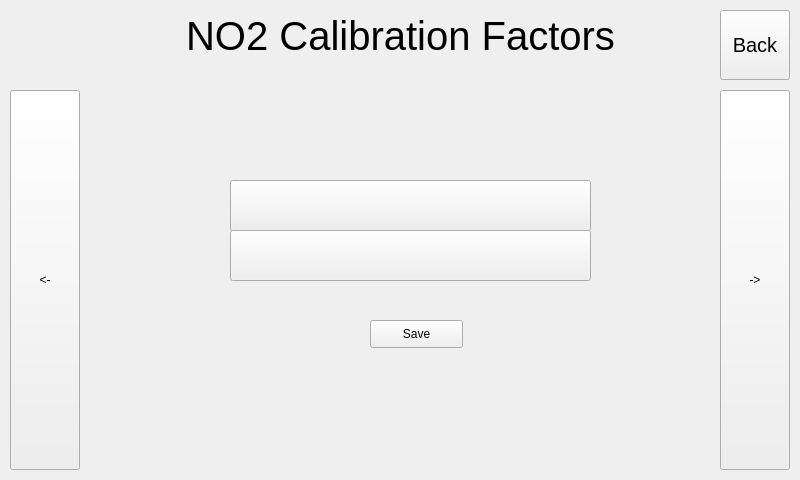
<?xml version="1.0" encoding="UTF-8"?>
<ui version="4.0">
 <class>NO2CalForm</class>
 <widget class="QWidget" name="NO2CalForm">
  <property name="geometry">
   <rect>
    <x>0</x>
    <y>0</y>
    <width>800</width>
    <height>480</height>
   </rect>
  </property>
  <property name="minimumSize">
   <size>
    <width>800</width>
    <height>480</height>
   </size>
  </property>
  <property name="maximumSize">
   <size>
    <width>800</width>
    <height>480</height>
   </size>
  </property>
  <property name="windowTitle">
   <string>Form</string>
  </property>
  <widget class="QPushButton" name="closeButton">
   <property name="geometry">
    <rect>
     <x>720</x>
     <y>10</y>
     <width>70</width>
     <height>70</height>
    </rect>
   </property>
   <property name="font">
    <font>
     <pointsize>15</pointsize>
    </font>
   </property>
   <property name="text">
    <string>Back</string>
   </property>
  </widget>
  <widget class="QLabel" name="zero">
   <property name="geometry">
    <rect>
     <x>170</x>
     <y>230</y>
     <width>481</width>
     <height>41</height>
    </rect>
   </property>
   <property name="font">
    <font>
     <pointsize>15</pointsize>
    </font>
   </property>
   <property name="text">
    <string>Zero: 0</string>
   </property>
   <property name="alignment">
    <set>Qt::AlignCenter</set>
   </property>
  </widget>
  <widget class="QPushButton" name="moveLeftButton">
   <property name="geometry">
    <rect>
     <x>10</x>
     <y>90</y>
     <width>70</width>
     <height>380</height>
    </rect>
   </property>
   <property name="text">
    <string>&lt;-</string>
   </property>
  </widget>
  <widget class="QPushButton" name="moveRightButton">
   <property name="geometry">
    <rect>
     <x>720</x>
     <y>90</y>
     <width>70</width>
     <height>380</height>
    </rect>
   </property>
   <property name="text">
    <string>-&gt;</string>
   </property>
  </widget>
  <widget class="QPushButton" name="slopeMask">
   <property name="geometry">
    <rect>
     <x>230</x>
     <y>180</y>
     <width>361</width>
     <height>51</height>
    </rect>
   </property>
   <property name="text">
    <string/>
   </property>
  </widget>
  <widget class="QPushButton" name="saveButton">
   <property name="geometry">
    <rect>
     <x>370</x>
     <y>320</y>
     <width>93</width>
     <height>28</height>
    </rect>
   </property>
   <property name="text">
    <string>Save</string>
   </property>
  </widget>
  <widget class="QLabel" name="label">
   <property name="geometry">
    <rect>
     <x>10</x>
     <y>0</y>
     <width>781</width>
     <height>71</height>
    </rect>
   </property>
   <property name="font">
    <font>
     <pointsize>30</pointsize>
    </font>
   </property>
   <property name="text">
    <string>NO2 Calibration Factors</string>
   </property>
   <property name="alignment">
    <set>Qt::AlignCenter</set>
   </property>
  </widget>
  <widget class="QPushButton" name="zeroMask">
   <property name="geometry">
    <rect>
     <x>230</x>
     <y>230</y>
     <width>361</width>
     <height>51</height>
    </rect>
   </property>
   <property name="text">
    <string/>
   </property>
  </widget>
  <widget class="QLabel" name="slope">
   <property name="geometry">
    <rect>
     <x>170</x>
     <y>190</y>
     <width>481</width>
     <height>41</height>
    </rect>
   </property>
   <property name="font">
    <font>
     <family>Calibri</family>
     <pointsize>15</pointsize>
    </font>
   </property>
   <property name="text">
    <string>Slope: 0</string>
   </property>
   <property name="alignment">
    <set>Qt::AlignCenter</set>
   </property>
  </widget>
  <zorder>slope</zorder>
  <zorder>label</zorder>
  <zorder>closeButton</zorder>
  <zorder>zero</zorder>
  <zorder>moveLeftButton</zorder>
  <zorder>moveRightButton</zorder>
  <zorder>slopeMask</zorder>
  <zorder>saveButton</zorder>
  <zorder>zeroMask</zorder>
 </widget>
 <resources/>
 <connections/>
</ui>
